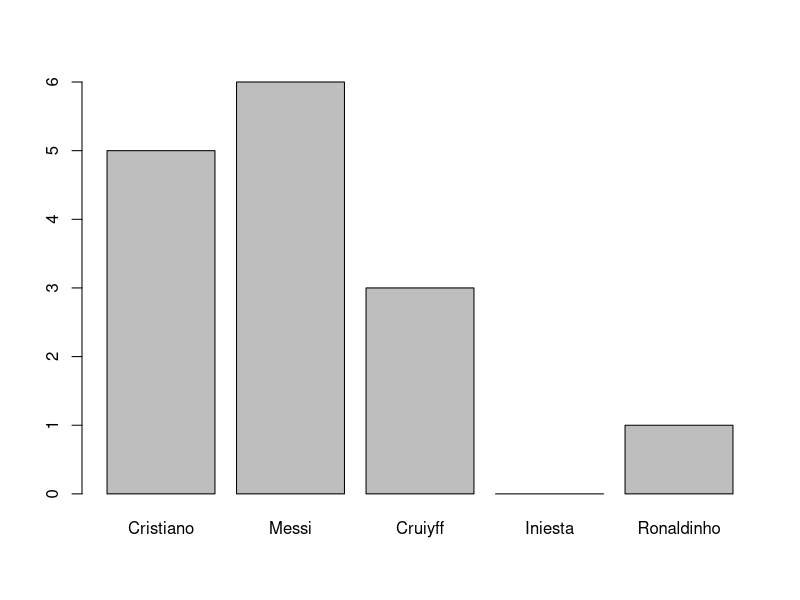

Reproduce this figure in R. (Note: this script raises an error after producing the figure.)
# Lista de ejercicios 1
# Introduccion a R
#
# Programacion II
# Programa de Estudios Superiores
# Banco de Guatemala

# Integrantes: 
# Polo Figueroa
# David Gabriel
# Pablo Santa Maria


################################################################################
# 1)  Control de Lectura
################################################################################

# Las siguientes preguntas estan relacionadas con la forma de realizar distintas
# operaciones en R

# Basado en lo mostrado en la clase y los resultados de los "scripts" usados,
# responda las siguientes preguntas:

# 1) ¿Que comando de R podemos usar para limpiar el escritorio?
rm(list=ls())

# 2) ¿Que comando de R podemos uar para cerrar las ventanas de graficas activas?
graphics.off() 

# 3) ¿Como podemos realizar producto matricial?
AA <- matrix(c(1,2),nrow=2,ncol=1)         # Matriz 2x1
BB <- matrix(c(1,2),nrow=1,ncol=2)
AA%*%BB

# 4) ¿Como podemos realizar producto punto?
BB%*%AA

# 5) ¿Como podemos definir una matriz 10x10 llena de ceros? 
matrix(0,10,10)

# 6) ¿Como podemos  crear un vector con cien numeros equidistantes en el 
#     intervalo [0,1]? 
seq(0,1,len=100) 

# 7) Mencione tres tipos de datos comunmente encontrados en R
#  "numeric", "character" , "logical"

# 8) ¿Que libreria nos permite cargar archivos de Excel en R?
# readxl

# 9) ¿Cual es el coeficiente de correlacion entre el numero de peliculas  en que
#     aparecio Nicolas Cage y el numero de muejeres editoras de la revista 
#     "Harvard Law Review" entre 2005 y 2009?
NC <- c(2,3,4,1,4)
ME <- c(9,14,19,12,19) 
Correlacion.Espurea <- data.frame(NC,ME)
Correlacion.Espurea <- data.frame(nicolas.cage=NC,mujeres.editoras=ME)
mi.regresion <- lm(mujeres.editoras ~ nicolas.cage, data=Correlacion.Espurea)
R = sqrt(summary(mi.regresion)$r.squared)
R

# 10) Haga un grafico de barras ilustrando los balones de oro ganados por 
#     Cristiano, Messi, Cruyff, Iniesta y Ronaldinho.
x <- c(5,6,3,0,1)
names(x) <- c("Cristiano","Messi","Cruiyff","Iniesta","Ronaldinho") 
barplot(x)

# 11) ¿Si la probabilidad de que Falcao se lesione es 0.2, cuantos partidos 
#      podemos esperar que juegue antes de lesionarse?
num.simulaciones <- 10000
num.partidos     <- rep(0,num.simulaciones)

for (i in 1:num.simulaciones){
    partidos  <- 0 
    lesion    <- 0 
    while (lesion==0){ 
        partidos <- partidos + 1        
        moneda   <- runif(1)            
        if (moneda <= 0.2) lesion <- 1  
    }
    num.partidos[i] <- partidos 
}
mean(num.partidos)

################################################################################
# 2) Mi primera funcion 
################################################################################

# Adjunto encontrara el archivo "CPI.xlsx" con datos mensuales del indice de 
# precios al consumidor de Guatemala (El primer dato es inventado)

# A continuacion, escriba un codigo que haga lo siguiente:
# 1) Cargue los datos del archivo CPI.xlsx (incluya los codigos necesarios para 
#    descargar y cargar un paquete, si lo necesita)
library(readxl)

# 2) Cree una variable inflacion.mensual que contenga la inflacion mensual de 
#    Guatemala calculada usando los datos del punto anterior.
CPI <- read_excel('CPI.xlsx')$CPI
inflacion.mensual<-rep(0,length(CPI)-1)
for (i in 1:length(CPI)-1){
    inflacion.mensual[i]<-(CPI[i+1]-CPI[i])/CPI[i]
}


# 3) Defina una funcion que calcule la inflacion trimestral usando el PROMEDIO 
#    de cada trimestre
trimestral <- function(x){
    inflacion.trimestral = rep(0,100)
    for (i in seq(1,100)){
        inflacion.trimestral[(i)]<-mean(x[(i*3-2):(i*3)])
    }
  return(inflacion.trimestral)  
} 





# 4) Defina otra funcion que calcula la inflacion trimestral usando el 
#    ULTIMO MES de cada trimestre
fin_de_mes <- function(x){
    inflacion.fin_de_mes = rep(0,100)
    for (i in seq){
        inflacion.fin_de_mes[i]<-x[i*3]
    }
    return(inflacion.fin_de_mes)  
} 


# 5) Use las anteriores funciones para calcular las variables 
#    "inflacion.trimestral.promedio" y "inflacion.trimestral.findemes" 
#    correspondientes a cada metodo

inflacion.trimestral.promedio <- trimestral(inflacion.mensual)
inflacion.trimestral.findemes <- fin_de_mes(inflacion.mensual)


# 6) En una misma figura, muestre la grafica de cada una de las dos variables
#    calculadas en el paso anterior para comparar los resultados de cada metodo
plot(inflacion.trimestral.promedio, type = "l", col = "red")
lines(inflacion.trimestral.findemes, type = "l", col = "green")
#
#
# Pista: Los resultados deven ser iguales a los de la hoja ".csv" en el 
# mismo archivo CPI


################################################################################
# 3) Github e intereses de ustedes
################################################################################

# 1) Lea esta breve introduccion a Github
# https://conociendogithub.readthedocs.io/en/latest/

# 2) Cree una cuenta de github y escriba aqui el usuario de cada integrante
# del grupo:
# -roolzpolo
# -djgabrielm
# -pablosmr
#
# 3) Escriba aca las areas de interes en economia de cada integrante
# (microeconomia teorica, macroeconomia aplicada, macroeconometria,
#  microeconometria, econometria, finanzas, etc... )
# 
# Polo: high frequency data, econometria
# David: Microeconometria, ciclos economicos
# Pablo: econometria
#
#
# 4) Escriba aca algun topico de interes que le llamaria la atencion aprender
#    durante el curso
#
# Polo: Webscrapping de twitter 
# David: aplicaciones de scikit-learn en procesamiento de imágenes
# Pablo: econometria en R y Python 
#
#



